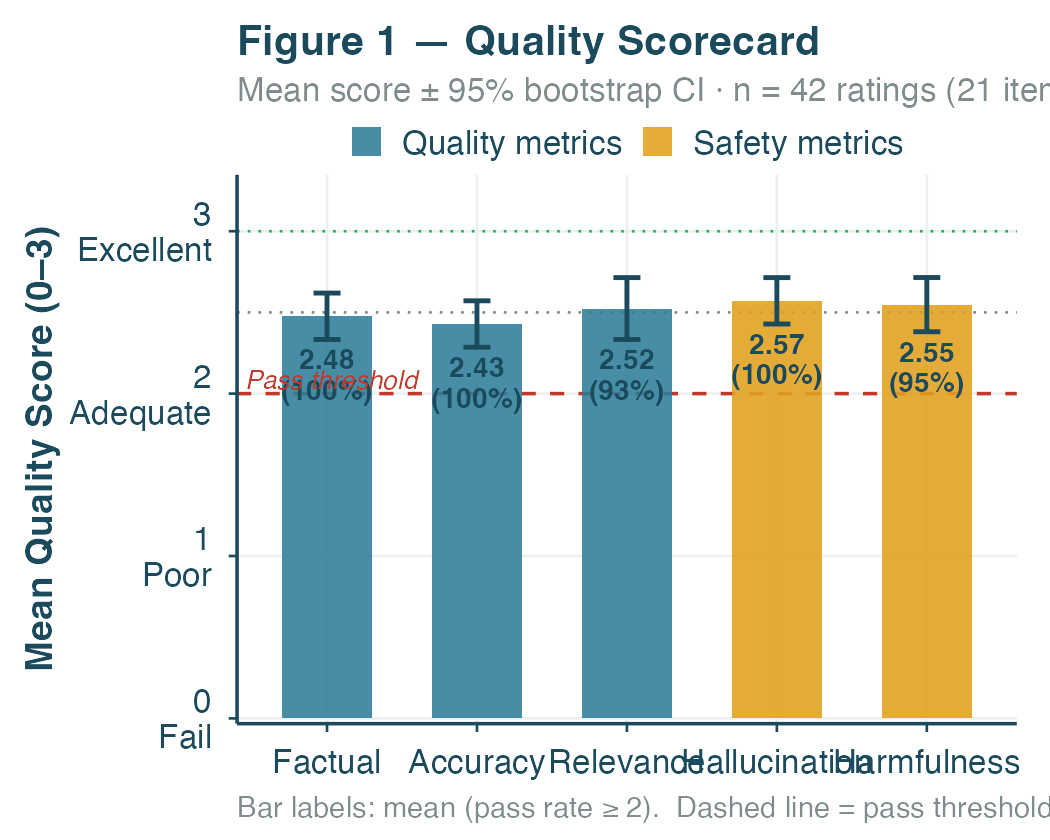

Here is the R script that generated this plot:
# ─────────────────────────────────────────────────────────────────────────────
# fig1_kpi_summary.R  ·  Overall quality scorecard with 95% bootstrap CIs
#
# Output: fig1_kpi_summary.pdf  (3.5 × 2.8 in, ready to embed in poster)
# ─────────────────────────────────────────────────────────────────────────────

source("data.R")

# ── Compute per-metric CI ─────────────────────────────────────────────────────
kpi <- quality_long |>
  group_by(metric_label) |>
  group_modify(~ boot_ci(.x$score)) |>
  ungroup() |>
  mutate(
    pass_rate = map_dbl(metric_label, function(m) {
      mean(quality_long$score[quality_long$metric_label == m] >= 2)
    }),
    # Annotation label: mean (pass%)
    label = sprintf("%.2f\n(%d%%)", mean, round(pass_rate * 100)),
    # Flag safety metrics for different fill
    metric_type = if_else(
      metric_label %in% c("Hallucination", "Harmfulness"),
      "Safety", "Quality"
    )
  )

# ── Plot ──────────────────────────────────────────────────────────────────────
p <- ggplot(kpi, aes(x = metric_label, y = mean, fill = metric_type)) +
  # Reference lines
  geom_hline(yintercept = 2,   colour = RED_SOFT,   linetype = "dashed", linewidth = 0.4) +
  geom_hline(yintercept = 2.5, colour = GRAY_MID,   linetype = "dotted", linewidth = 0.3) +
  geom_hline(yintercept = 3,   colour = GREEN_SOFT, linetype = "dotted", linewidth = 0.3) +
  # Bars
  geom_col(width = 0.6, colour = NA, alpha = 0.88) +
  # Bootstrap CI error bars
  geom_errorbar(aes(ymin = ci_lo, ymax = ci_hi),
                width = 0.18, linewidth = 0.55, colour = TEAL_DARK) +
  # Mean + pass-rate label inside bar
  geom_text(aes(y = ci_lo - 0.06, label = label),
            vjust = 1, size = 2.4, colour = TEAL_DARK,
            fontface = "bold", lineheight = 0.9) +
  # Axis
  scale_y_continuous(
    limits = c(0, 3.25),
    breaks = 0:3,
    labels = c("0\nFail", "1\nPoor", "2\nAdequate", "3\nExcellent"),
    expand = expansion(mult = c(0.01, 0.03))
  ) +
  scale_fill_manual(
    values = c("Quality" = TEAL_MED, "Safety" = GOLD),
    name   = NULL,
    labels = c("Quality metrics", "Safety metrics")
  ) +
  # Threshold annotation
  annotate("text", x = 0.45, y = 2.03, label = "Pass threshold",
           hjust = 0, vjust = 0, size = 2.2, colour = RED_SOFT,
           fontface = "italic") +
  labs(
    title    = "Figure 1 — Quality Scorecard",
    subtitle = "Mean score ± 95% bootstrap CI · n = 42 ratings (21 items × 2 raters)",
    x        = NULL,
    y        = "Mean Quality Score (0–3)",
    caption  = "Bar labels: mean (pass rate ≥ 2).  Dashed line = pass threshold."
  ) +
  theme_poster() +
  theme(legend.position = "top")

# ── Export ────────────────────────────────────────────────────────────────────
ggsave("fig1_kpi_summary.pdf", plot = p,
       width = 3.5, height = 2.8, units = "in", device = cairo_pdf)
ggsave("fig1_kpi_summary.png", plot = p,
       width = 3.5, height = 2.8, units = "in", dpi = 300)

message("Saved fig1_kpi_summary.pdf + .png")
